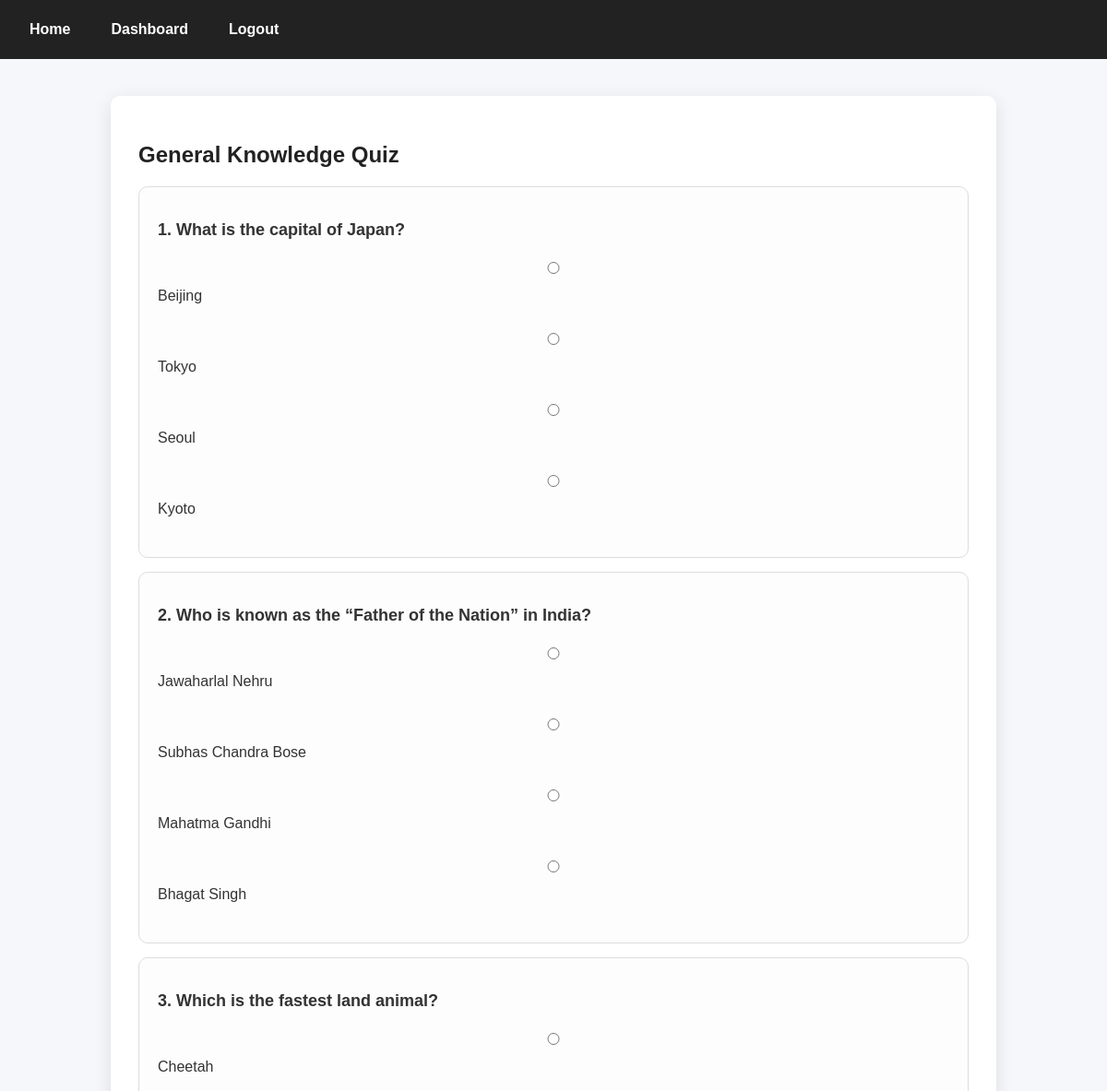
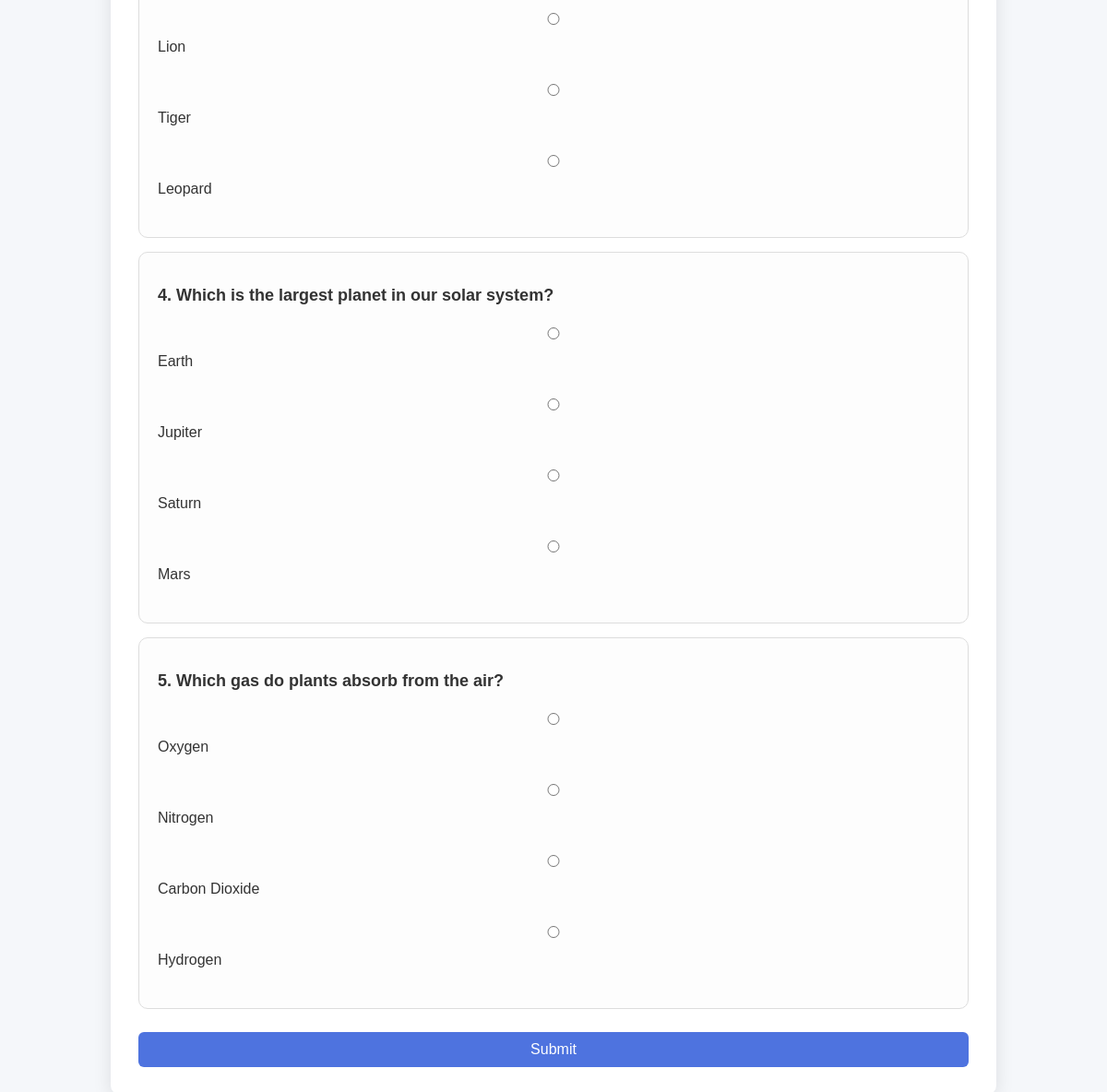
Screenshot of /quiz/2/ (signed in) with the database file from the repository (2 pictures, top to bottom).
### quiz/models.py (models this page shows, shortened)
class Category(models.Model):
    name = models.CharField(max_length=100)

class Question(models.Model):
    category = models.ForeignKey(Category, on_delete=models.CASCADE, related_name='questions')
    text = models.TextField()

class Choice(models.Model):
    question = models.ForeignKey(Question, on_delete=models.CASCADE, related_name='choices')
    text = models.CharField(max_length=255)
    is_correct = models.BooleanField(default=False)

### quiz/views.py (the view, shortened to what this page needs)
# urls.py: path('quiz/<int:category_id>/', views.quiz_view, name='quiz_view'),
@login_required
def quiz_view(request, category_id):
    category = get_object_or_404(Category, id=category_id)
    questions_qs = list(category.questions.all())
    total = min(10, len(questions_qs))
    selected = random.sample(questions_qs, total) if total > 0 else []
    return render(request, 'quiz/quiz.html', {
        'category': category,
        'questions': selected,
        'total': total
    })

### quiz/templates/quiz/quiz.html (shortened to what this page needs)
{% extends 'quiz/base.html' %}
{% block content %}
<h2>{{ category.name }} Quiz</h2>
<form method="post">
    {% for q in questions %}
        <div class="question">
            <p><strong>{{ forloop.counter }}. {{ q.text }}</strong></p>
            {% for ch in q.choices.all %}
                <label>
                    <input type="radio" name="{{ q.id }}" value="{{ ch.id }}">
                    {{ ch.text }}
                </label><br>
            {% endfor %}
        </div>
    {% endfor %}
    <button type="submit">Submit</button>
</form>
{% endblock %}

### quiz/static/quiz/style.css (style rules this page uses)
body { margin: 0; font-family: "Poppins", sans-serif; background: #f5f7fa; color: #333; }
h1, h2, h3 { color: #222; }
button { background: #4e73df; color: white; padding: 10px 20px; border: none; border-radius: 6px; cursor: pointer; font-size: 16px; margin-top: 10px; }
.question { background: #fdfdfd; padding: 20px; border-radius: 10px; border: 1px solid #ddd; margin-bottom: 15px; }
.question strong { font-size: 18px; }
label { display: block; margin-bottom: 5px; cursor: pointer; }
form input { width: 100%; padding: 12px; margin: 8px 0 15px 0; border: 1px solid #ccc; border-radius: 6px; }
form button { width: 100%; }

### rows the page displays
Category: name "General Knowledge"
Question: text "What is the capital of Japan?"
Choice: text "Beijing"
Choice: text "Tokyo"
Choice: text "Seoul"
Choice: text "Kyoto"
Question: text "Who is known as the “Father of the Nation” in India?"
Choice: text "Jawaharlal Nehru"
Choice: text "Subhas Chandra Bose"
Choice: text "Mahatma Gandhi"
Choice: text "Bhagat Singh"
Question: text "Which is the fastest land animal?"
Choice: text "Cheetah"
Choice: text "Lion"
Choice: text "Tiger"
Choice: text "Leopard"
Question: text "Which is the largest planet in our solar system?"
Choice: text "Earth"
Choice: text "Jupiter"
Choice: text "Saturn"
Choice: text "Mars"
Question: text "Which gas do plants absorb from the air?"
Choice: text "Oxygen"
Choice: text "Nitrogen"
Choice: text "Carbon Dioxide"
Choice: text "Hydrogen"
